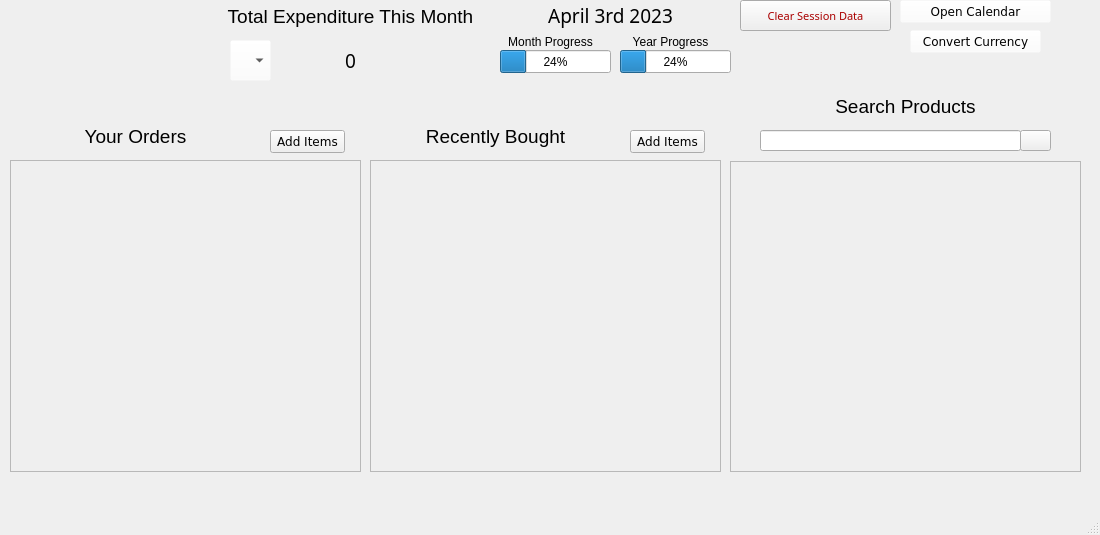
<?xml version="1.0" encoding="UTF-8"?>
<ui version="4.0">
 <class>MainMainWindow</class>
 <widget class="QMainWindow" name="MainMainWindow">
  <property name="geometry">
   <rect>
    <x>0</x>
    <y>0</y>
    <width>1100</width>
    <height>535</height>
   </rect>
  </property>
  <property name="sizePolicy">
   <sizepolicy hsizetype="Preferred" vsizetype="Preferred">
    <horstretch>0</horstretch>
    <verstretch>0</verstretch>
   </sizepolicy>
  </property>
  <property name="windowTitle">
   <string>MainWindow</string>
  </property>
  <property name="styleSheet">
   <string notr="true"/>
  </property>
  <widget class="QWidget" name="centralwidget">
   <widget class="QScrollArea" name="orderscrolla">
    <property name="geometry">
     <rect>
      <x>10</x>
      <y>160</y>
      <width>351</width>
      <height>312</height>
     </rect>
    </property>
    <property name="styleSheet">
     <string notr="true"/>
    </property>
    <property name="widgetResizable">
     <bool>true</bool>
    </property>
    <widget class="QWidget" name="scrollAreaWidgetContents">
     <property name="geometry">
      <rect>
       <x>0</x>
       <y>0</y>
       <width>349</width>
       <height>310</height>
      </rect>
     </property>
     <layout class="QGridLayout" name="gridLayout"/>
    </widget>
   </widget>
   <widget class="QTextBrowser" name="Totalexpend">
    <property name="geometry">
     <rect>
      <x>220</x>
      <y>0</y>
      <width>261</width>
      <height>81</height>
     </rect>
    </property>
    <property name="styleSheet">
     <string notr="true">color: rgb(0,0,0);
border-color: rgba(255, 255, 255, 0);
background-color: rgba(255,255,255,0);
font: 25 11pt &quot;Yu Gothic Light&quot;;
</string>
    </property>
    <property name="html">
     <string>&lt;!DOCTYPE HTML PUBLIC &quot;-//W3C//DTD HTML 4.0//EN&quot; &quot;http://www.w3.org/TR/REC-html40/strict.dtd&quot;&gt;
&lt;html&gt;&lt;head&gt;&lt;meta name=&quot;qrichtext&quot; content=&quot;1&quot; /&gt;&lt;style type=&quot;text/css&quot;&gt;
p, li { white-space: pre-wrap; }
&lt;/style&gt;&lt;/head&gt;&lt;body style=&quot; font-family:'Yu Gothic Light'; font-size:11pt; font-weight:24; font-style:normal;&quot;&gt;
&lt;p align=&quot;center&quot; style=&quot; margin-top:0px; margin-bottom:0px; margin-left:0px; margin-right:0px; -qt-block-indent:0; text-indent:0px;&quot;&gt;&lt;span style=&quot; font-size:14pt;&quot;&gt;Total Expenditure This Month&lt;/span&gt;&lt;/p&gt;&lt;/body&gt;&lt;/html&gt;</string>
    </property>
   </widget>
   <widget class="QScrollArea" name="recently">
    <property name="geometry">
     <rect>
      <x>370</x>
      <y>160</y>
      <width>351</width>
      <height>312</height>
     </rect>
    </property>
    <property name="widgetResizable">
     <bool>true</bool>
    </property>
    <widget class="QWidget" name="scrollAreaWidgetContents_2">
     <property name="geometry">
      <rect>
       <x>0</x>
       <y>0</y>
       <width>349</width>
       <height>310</height>
      </rect>
     </property>
     <layout class="QVBoxLayout" name="verticalLayout_2"/>
    </widget>
   </widget>
   <widget class="QTextBrowser" name="Totalexpend_2">
    <property name="geometry">
     <rect>
      <x>10</x>
      <y>120</y>
      <width>251</width>
      <height>41</height>
     </rect>
    </property>
    <property name="styleSheet">
     <string notr="true">color: rgb(0,0,0);
border-color: rgba(255, 255, 255, 0);
background-color: rgba(255,255,255,0);
font: 25 11pt &quot;Yu Gothic Light&quot;;
</string>
    </property>
    <property name="html">
     <string>&lt;!DOCTYPE HTML PUBLIC &quot;-//W3C//DTD HTML 4.0//EN&quot; &quot;http://www.w3.org/TR/REC-html40/strict.dtd&quot;&gt;
&lt;html&gt;&lt;head&gt;&lt;meta name=&quot;qrichtext&quot; content=&quot;1&quot; /&gt;&lt;style type=&quot;text/css&quot;&gt;
p, li { white-space: pre-wrap; }
&lt;/style&gt;&lt;/head&gt;&lt;body style=&quot; font-family:'Yu Gothic Light'; font-size:11pt; font-weight:24; font-style:normal;&quot;&gt;
&lt;p align=&quot;center&quot; style=&quot; margin-top:0px; margin-bottom:0px; margin-left:0px; margin-right:0px; -qt-block-indent:0; text-indent:0px;&quot;&gt;&lt;span style=&quot; font-size:14pt;&quot;&gt;Your Orders&lt;/span&gt;&lt;/p&gt;&lt;/body&gt;&lt;/html&gt;</string>
    </property>
   </widget>
   <widget class="QTextBrowser" name="Totalexpend_3">
    <property name="geometry">
     <rect>
      <x>370</x>
      <y>120</y>
      <width>251</width>
      <height>41</height>
     </rect>
    </property>
    <property name="styleSheet">
     <string notr="true">color: rgb(0,0,0);
border-color: rgba(255, 255, 255, 0);
background-color: rgba(255,255,255,0);
font: 25 11pt &quot;Yu Gothic Light&quot;;
</string>
    </property>
    <property name="html">
     <string>&lt;!DOCTYPE HTML PUBLIC &quot;-//W3C//DTD HTML 4.0//EN&quot; &quot;http://www.w3.org/TR/REC-html40/strict.dtd&quot;&gt;
&lt;html&gt;&lt;head&gt;&lt;meta name=&quot;qrichtext&quot; content=&quot;1&quot; /&gt;&lt;style type=&quot;text/css&quot;&gt;
p, li { white-space: pre-wrap; }
&lt;/style&gt;&lt;/head&gt;&lt;body style=&quot; font-family:'Yu Gothic Light'; font-size:11pt; font-weight:24; font-style:normal;&quot;&gt;
&lt;p align=&quot;center&quot; style=&quot; margin-top:0px; margin-bottom:0px; margin-left:0px; margin-right:0px; -qt-block-indent:0; text-indent:0px;&quot;&gt;&lt;span style=&quot; font-size:14pt;&quot;&gt;Recently Bought&lt;/span&gt;&lt;/p&gt;&lt;/body&gt;&lt;/html&gt;</string>
    </property>
   </widget>
   <widget class="QTextBrowser" name="Totalexpend_5_T">
    <property name="geometry">
     <rect>
      <x>490</x>
      <y>0</y>
      <width>241</width>
      <height>81</height>
     </rect>
    </property>
    <property name="styleSheet">
     <string notr="true">color: rgb(0,0,0);
border-color: rgba(255, 255, 255, 0);
background-color: rgba(255,255,255,0);
font: 25 11pt &quot;Yu Gothic Light&quot;;
</string>
    </property>
    <property name="html">
     <string>&lt;!DOCTYPE HTML PUBLIC &quot;-//W3C//DTD HTML 4.0//EN&quot; &quot;http://www.w3.org/TR/REC-html40/strict.dtd&quot;&gt;
&lt;html&gt;&lt;head&gt;&lt;meta name=&quot;qrichtext&quot; content=&quot;1&quot; /&gt;&lt;style type=&quot;text/css&quot;&gt;
p, li { white-space: pre-wrap; }
&lt;/style&gt;&lt;/head&gt;&lt;body style=&quot; font-family:'Yu Gothic Light'; font-size:11pt; font-weight:24; font-style:normal;&quot;&gt;
&lt;p align=&quot;center&quot; style=&quot;-qt-paragraph-type:empty; margin-top:0px; margin-bottom:0px; margin-left:0px; margin-right:0px; -qt-block-indent:0; text-indent:0px;&quot;&gt;&lt;br /&gt;&lt;/p&gt;&lt;/body&gt;&lt;/html&gt;</string>
    </property>
   </widget>
   <widget class="QProgressBar" name="MonthProgress">
    <property name="geometry">
     <rect>
      <x>500</x>
      <y>50</y>
      <width>111</width>
      <height>23</height>
     </rect>
    </property>
    <property name="value">
     <number>24</number>
    </property>
   </widget>
   <widget class="QTextBrowser" name="Totalexpend_6">
    <property name="geometry">
     <rect>
      <x>490</x>
      <y>30</y>
      <width>121</width>
      <height>51</height>
     </rect>
    </property>
    <property name="styleSheet">
     <string notr="true">color: rgb(0,0,0);
border-color: rgba(255, 255, 255, 255);
background-color: rgba(255,255,255,0);
font: 25 11pt &quot;Yu Gothic Light&quot;;
</string>
    </property>
    <property name="html">
     <string>&lt;!DOCTYPE HTML PUBLIC &quot;-//W3C//DTD HTML 4.0//EN&quot; &quot;http://www.w3.org/TR/REC-html40/strict.dtd&quot;&gt;
&lt;html&gt;&lt;head&gt;&lt;meta name=&quot;qrichtext&quot; content=&quot;1&quot; /&gt;&lt;style type=&quot;text/css&quot;&gt;
p, li { white-space: pre-wrap; }
&lt;/style&gt;&lt;/head&gt;&lt;body style=&quot; font-family:'Yu Gothic Light'; font-size:11pt; font-weight:24; font-style:normal;&quot;&gt;
&lt;p align=&quot;center&quot; style=&quot; margin-top:0px; margin-bottom:0px; margin-left:0px; margin-right:0px; -qt-block-indent:0; text-indent:0px;&quot;&gt;&lt;span style=&quot; font-size:9pt;&quot;&gt;Month Progress&lt;/span&gt;&lt;/p&gt;&lt;/body&gt;&lt;/html&gt;</string>
    </property>
   </widget>
   <widget class="QProgressBar" name="YearProgress">
    <property name="geometry">
     <rect>
      <x>620</x>
      <y>50</y>
      <width>111</width>
      <height>23</height>
     </rect>
    </property>
    <property name="value">
     <number>24</number>
    </property>
   </widget>
   <widget class="QTextBrowser" name="Totalexpend_7">
    <property name="geometry">
     <rect>
      <x>610</x>
      <y>30</y>
      <width>121</width>
      <height>51</height>
     </rect>
    </property>
    <property name="styleSheet">
     <string notr="true">color: rgb(0,0,0);
border-color: rgba(255, 255, 255, 255);
background-color: rgba(255,255,255,0);
font: 25 11pt &quot;Yu Gothic Light&quot;;
</string>
    </property>
    <property name="html">
     <string>&lt;!DOCTYPE HTML PUBLIC &quot;-//W3C//DTD HTML 4.0//EN&quot; &quot;http://www.w3.org/TR/REC-html40/strict.dtd&quot;&gt;
&lt;html&gt;&lt;head&gt;&lt;meta name=&quot;qrichtext&quot; content=&quot;1&quot; /&gt;&lt;style type=&quot;text/css&quot;&gt;
p, li { white-space: pre-wrap; }
&lt;/style&gt;&lt;/head&gt;&lt;body style=&quot; font-family:'Yu Gothic Light'; font-size:11pt; font-weight:24; font-style:normal;&quot;&gt;
&lt;p align=&quot;center&quot; style=&quot; margin-top:0px; margin-bottom:0px; margin-left:0px; margin-right:0px; -qt-block-indent:0; text-indent:0px;&quot;&gt;&lt;span style=&quot; font-size:9pt;&quot;&gt;Year Progress&lt;/span&gt;&lt;/p&gt;&lt;/body&gt;&lt;/html&gt;</string>
    </property>
   </widget>
   <widget class="QPushButton" name="Add">
    <property name="geometry">
     <rect>
      <x>270</x>
      <y>130</y>
      <width>75</width>
      <height>23</height>
     </rect>
    </property>
    <property name="font">
     <font>
      <family>Verdana</family>
     </font>
    </property>
    <property name="text">
     <string>Add Items</string>
    </property>
   </widget>
   <widget class="QPushButton" name="Add_2">
    <property name="geometry">
     <rect>
      <x>630</x>
      <y>130</y>
      <width>75</width>
      <height>23</height>
     </rect>
    </property>
    <property name="font">
     <font>
      <family>Verdana</family>
      <weight>50</weight>
      <bold>false</bold>
     </font>
    </property>
    <property name="text">
     <string>Add Items</string>
    </property>
   </widget>
   <widget class="QScrollArea" name="search">
    <property name="geometry">
     <rect>
      <x>730</x>
      <y>161</y>
      <width>351</width>
      <height>311</height>
     </rect>
    </property>
    <property name="widgetResizable">
     <bool>true</bool>
    </property>
    <widget class="QWidget" name="scrollAreaWidgetContents_3">
     <property name="geometry">
      <rect>
       <x>0</x>
       <y>0</y>
       <width>349</width>
       <height>309</height>
      </rect>
     </property>
     <layout class="QVBoxLayout" name="verticalLayout_3"/>
    </widget>
   </widget>
   <widget class="QTextBrowser" name="Totalexpend_8">
    <property name="geometry">
     <rect>
      <x>760</x>
      <y>90</y>
      <width>291</width>
      <height>41</height>
     </rect>
    </property>
    <property name="styleSheet">
     <string notr="true">color: rgb(0,0,0);
border-color: rgba(255, 255, 255, 0);
background-color: rgba(255,255,255,0);
font: 25 11pt &quot;Yu Gothic Light&quot;;
</string>
    </property>
    <property name="html">
     <string>&lt;!DOCTYPE HTML PUBLIC &quot;-//W3C//DTD HTML 4.0//EN&quot; &quot;http://www.w3.org/TR/REC-html40/strict.dtd&quot;&gt;
&lt;html&gt;&lt;head&gt;&lt;meta name=&quot;qrichtext&quot; content=&quot;1&quot; /&gt;&lt;style type=&quot;text/css&quot;&gt;
p, li { white-space: pre-wrap; }
&lt;/style&gt;&lt;/head&gt;&lt;body style=&quot; font-family:'Yu Gothic Light'; font-size:11pt; font-weight:24; font-style:normal;&quot;&gt;
&lt;p align=&quot;center&quot; style=&quot; margin-top:0px; margin-bottom:0px; margin-left:0px; margin-right:0px; -qt-block-indent:0; text-indent:0px;&quot;&gt;&lt;span style=&quot; font-size:14pt;&quot;&gt;Search Products&lt;/span&gt;&lt;/p&gt;&lt;/body&gt;&lt;/html&gt;</string>
    </property>
   </widget>
   <widget class="QLineEdit" name="lineEdit">
    <property name="geometry">
     <rect>
      <x>760</x>
      <y>130</y>
      <width>261</width>
      <height>21</height>
     </rect>
    </property>
   </widget>
   <widget class="QPushButton" name="pushButton">
    <property name="geometry">
     <rect>
      <x>1020</x>
      <y>130</y>
      <width>31</width>
      <height>21</height>
     </rect>
    </property>
    <property name="text">
     <string/>
    </property>
    <property name="icon">
     <iconset>
      <normaloff>static/search.png</normaloff>static/search.png</iconset>
    </property>
   </widget>
   <widget class="QLabel" name="logo">
    <property name="geometry">
     <rect>
      <x>20</x>
      <y>10</y>
      <width>51</width>
      <height>51</height>
     </rect>
    </property>
    <property name="text">
     <string/>
    </property>
    <property name="pixmap">
     <pixmap>static/LOGOproject.png</pixmap>
    </property>
    <property name="scaledContents">
     <bool>true</bool>
    </property>
   </widget>
   <widget class="QLabel" name="status">
    <property name="geometry">
     <rect>
      <x>830</x>
      <y>470</y>
      <width>191</width>
      <height>31</height>
     </rect>
    </property>
    <property name="font">
     <font>
      <family>Berlin Sans FB</family>
      <pointsize>11</pointsize>
     </font>
    </property>
    <property name="text">
     <string/>
    </property>
    <property name="alignment">
     <set>Qt::AlignCenter</set>
    </property>
   </widget>
   <widget class="QLabel" name="loading">
    <property name="geometry">
     <rect>
      <x>710</x>
      <y>470</y>
      <width>31</width>
      <height>31</height>
     </rect>
    </property>
    <property name="text">
     <string/>
    </property>
   </widget>
   <widget class="QPushButton" name="clear">
    <property name="geometry">
     <rect>
      <x>740</x>
      <y>0</y>
      <width>151</width>
      <height>31</height>
     </rect>
    </property>
    <property name="font">
     <font>
      <family>Unispace</family>
      <pointsize>8</pointsize>
      <weight>9</weight>
      <italic>false</italic>
      <bold>false</bold>
     </font>
    </property>
    <property name="styleSheet">
     <string notr="true">border-color: rgb(255, 47, 47);
color: rgb(255, 0, 0);
color: rgb(170, 0, 0);
font: 75 8pt &quot;Unispace&quot;;</string>
    </property>
    <property name="text">
     <string>Clear Session Data</string>
    </property>
   </widget>
   <widget class="QPushButton" name="calendar">
    <property name="geometry">
     <rect>
      <x>900</x>
      <y>0</y>
      <width>151</width>
      <height>23</height>
     </rect>
    </property>
    <property name="font">
     <font>
      <family>Verdana</family>
     </font>
    </property>
    <property name="styleSheet">
     <string notr="true">background-color: rgba(255, 255, 255, 0);</string>
    </property>
    <property name="text">
     <string>Open Calendar</string>
    </property>
    <property name="icon">
     <iconset>
      <normaloff>static/calender.png</normaloff>static/calender.png</iconset>
    </property>
   </widget>
   <widget class="QComboBox" name="currencies">
    <property name="geometry">
     <rect>
      <x>230</x>
      <y>40</y>
      <width>41</width>
      <height>41</height>
     </rect>
    </property>
    <property name="font">
     <font>
      <family>Verdana</family>
      <pointsize>11</pointsize>
     </font>
    </property>
    <property name="styleSheet">
     <string notr="true">background-color: rgba(255, 255, 255, 0);</string>
    </property>
    <property name="editable">
     <bool>false</bool>
    </property>
    <property name="currentText">
     <string/>
    </property>
   </widget>
   <widget class="QPushButton" name="calendar_2">
    <property name="geometry">
     <rect>
      <x>910</x>
      <y>30</y>
      <width>131</width>
      <height>23</height>
     </rect>
    </property>
    <property name="font">
     <font>
      <family>Verdana</family>
     </font>
    </property>
    <property name="styleSheet">
     <string notr="true">background-color: rgba(255, 255, 255, 0);</string>
    </property>
    <property name="text">
     <string>Convert Currency</string>
    </property>
    <property name="icon">
     <iconset>
      <normaloff>static/conv.png</normaloff>static/conv.png</iconset>
    </property>
   </widget>
   <widget class="QLabel" name="status_2">
    <property name="geometry">
     <rect>
      <x>450</x>
      <y>470</y>
      <width>201</width>
      <height>31</height>
     </rect>
    </property>
    <property name="font">
     <font>
      <family>Berlin Sans FB</family>
      <pointsize>11</pointsize>
     </font>
    </property>
    <property name="text">
     <string/>
    </property>
    <property name="alignment">
     <set>Qt::AlignCenter</set>
    </property>
   </widget>
   <widget class="QLabel" name="Totalexpend_4">
    <property name="geometry">
     <rect>
      <x>290</x>
      <y>40</y>
      <width>121</width>
      <height>41</height>
     </rect>
    </property>
    <property name="font">
     <font>
      <family>MS Gothic</family>
      <pointsize>14</pointsize>
     </font>
    </property>
    <property name="text">
     <string>0</string>
    </property>
    <property name="alignment">
     <set>Qt::AlignCenter</set>
    </property>
   </widget>
   <widget class="QLabel" name="Totalexpend_5">
    <property name="geometry">
     <rect>
      <x>490</x>
      <y>-20</y>
      <width>241</width>
      <height>71</height>
     </rect>
    </property>
    <property name="font">
     <font>
      <family>Yu Gothic</family>
      <pointsize>14</pointsize>
     </font>
    </property>
    <property name="text">
     <string>April 3rd 2023</string>
    </property>
    <property name="alignment">
     <set>Qt::AlignCenter</set>
    </property>
   </widget>
  </widget>
  <widget class="QMenuBar" name="menubar">
   <property name="geometry">
    <rect>
     <x>0</x>
     <y>0</y>
     <width>1100</width>
     <height>21</height>
    </rect>
   </property>
  </widget>
  <widget class="QStatusBar" name="statusbar"/>
 </widget>
 <resources/>
 <connections/>
</ui>
